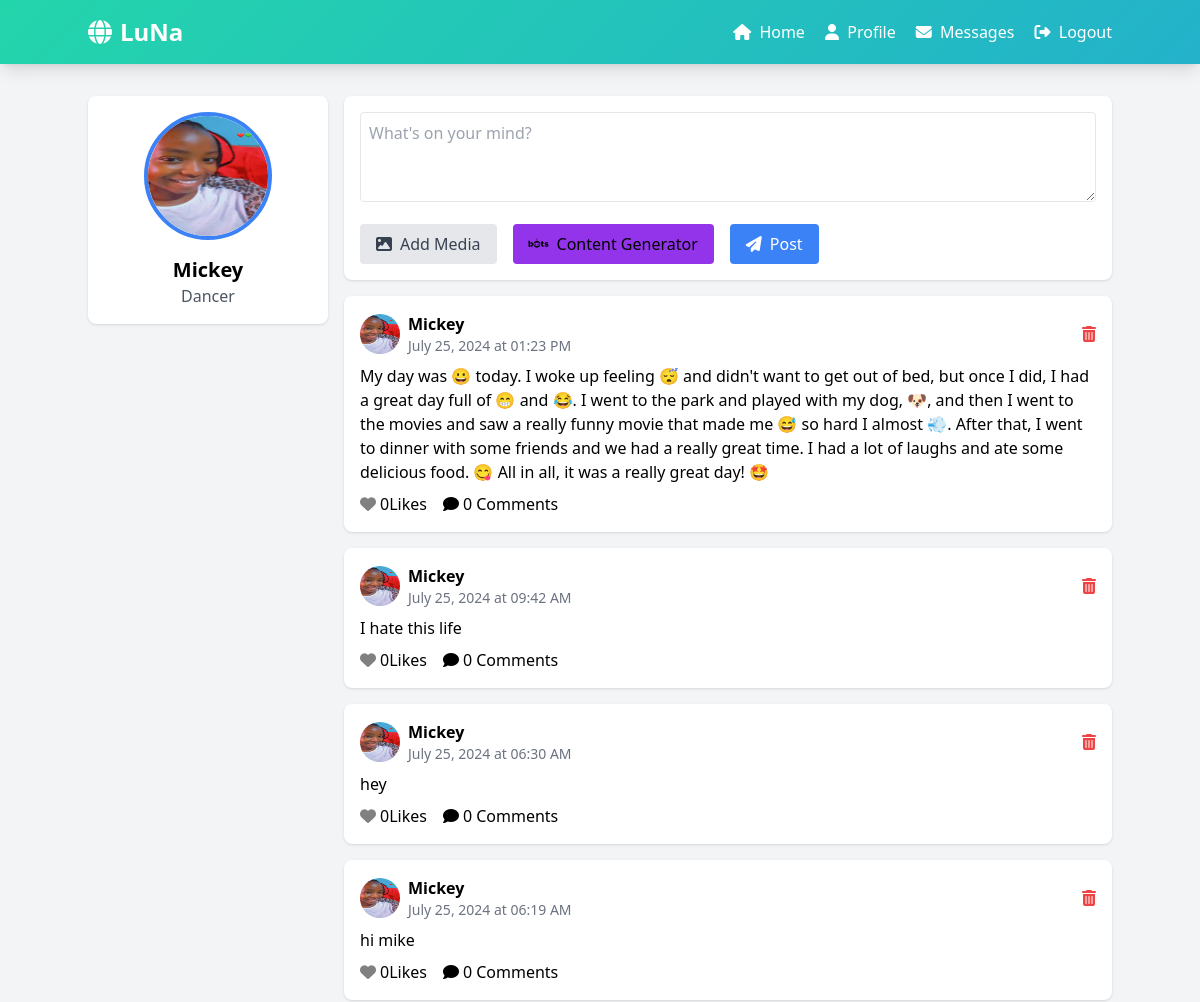
Page / (signed in, upper part) on the earlier database version.
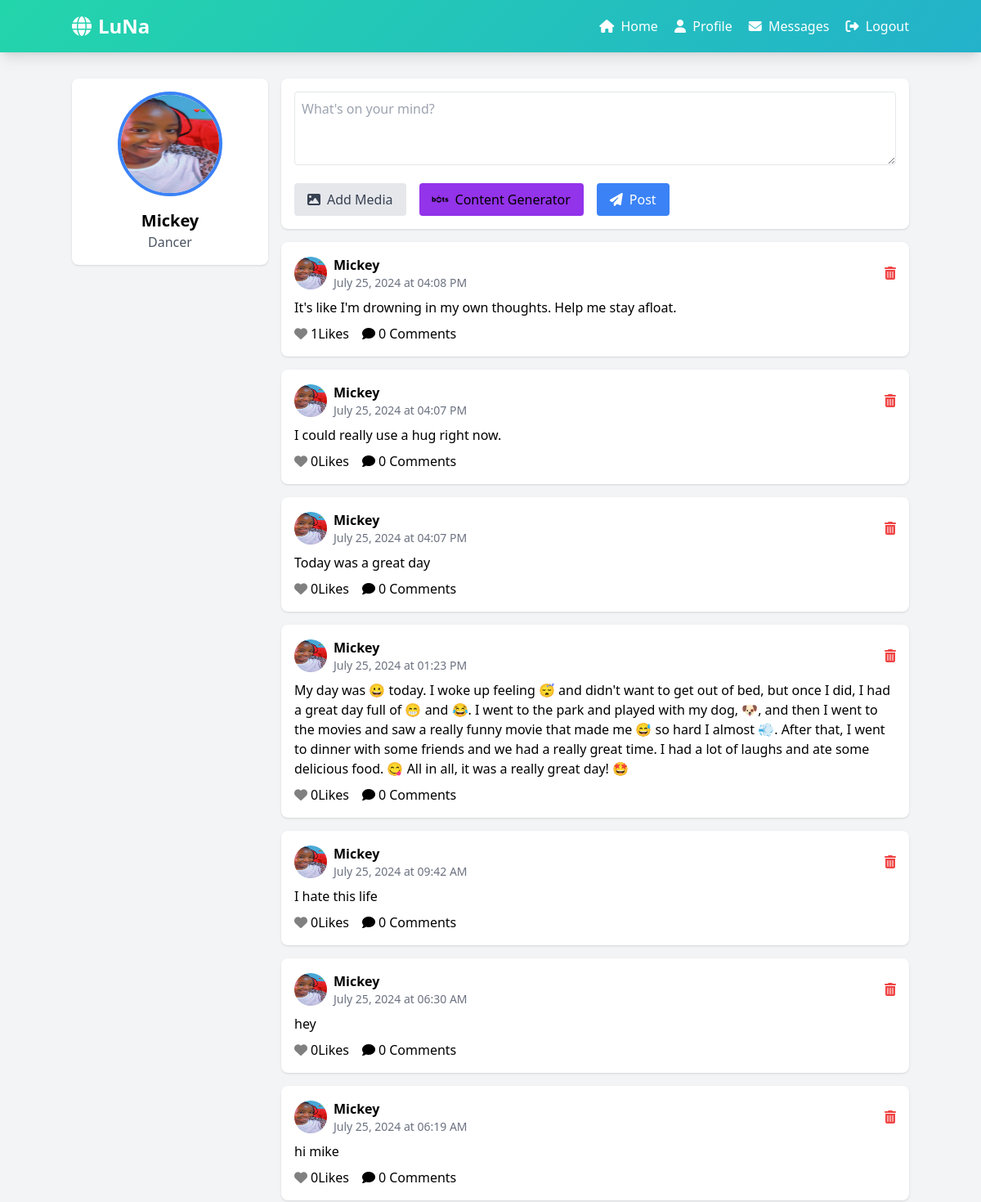
Same page on the later database version.
### models.py (models this page shows, shortened)
class User(UserMixin, db.Model):
    id = db.Column(db.Integer, primary_key=True)
    username = db.Column(db.String(80), unique=True, nullable=False, index=True)
    email = db.Column(db.String(120), unique=True, nullable=False, index=True)
    password_hash = db.Column(db.String(128), nullable=False)
    profile_picture = db.Column(db.String(120), default='default.jpg')
    bio = db.Column(db.Text)
    date_joined = db.Column(db.DateTime, default=lambda: datetime.now(EAT))
    posts = db.relationship('Post', backref='author', lazy='dynamic', cascade="all, delete-orphan")
    comments = db.relationship('Comment', backref='author', lazy='dynamic', cascade="all, delete-orphan")
    following = db.relationship('Follow',
                                foreign_keys='Follow.follower_id',
                                backref='follower',
                                lazy='dynamic',
                                cascade="all, delete-orphan")
    followers = db.relationship('Follow',
                                foreign_keys='Follow.followed_id',
                                backref='followed',
                                lazy='dynamic',
                                cascade="all, delete-orphan")

class Post(db.Model):
    id = db.Column(db.Integer, primary_key=True)
    content = db.Column(db.Text, nullable=False)
    timestamp = db.Column(db.DateTime, default=lambda: datetime.now(EAT))
    user_id = db.Column(db.Integer, db.ForeignKey('user.id'), nullable=False, index=True)
    media_url = db.Column(db.String(120))
    likes = db.relationship('Like', backref='post', lazy='dynamic', cascade="all, delete-orphan")
    comments = db.relationship('Comment', backref='post', lazy='dynamic', cascade="all, delete-orphan")

### app.py (the view)
@app.route('/')
@login_required
def index():
    followed_users = [follow.followed_id for follow in current_user.following]
    posts = Post.query.filter(Post.user_id.in_(followed_users + [current_user.id])).order_by(Post.timestamp.desc()).all()
    return render_template('index.html', posts=posts)

### app.py (called while the page is built)
@login_manager.user_loader
def load_user(user_id):
    return User.query.get(int(user_id))

### templates/index.html (shortened to what this page needs)
<!DOCTYPE html>
<html lang="en">
<head>
    <script src="https://cdn.tailwindcss.com"></script>
    <link rel="stylesheet" href="https://cdnjs.cloudflare.com/ajax/libs/font-awesome/6.4.0/css/all.min.css">
</head>
<body class="bg-gray-100">
    <nav class="gradient-bg p-4 shadow-lg">
        <div class="container mx-auto flex justify-between items-center">
            <a href="/" class="text-white text-2xl font-bold flex items-center">
                <i class="fas fa-globe mr-2"></i>
                LuNa
            </a>
            <div>
                <a href="/" class="text-white mr-4 hover:text-gray-200 transition duration-300"><i class="fas fa-home mr-1"></i> Home</a>
                <a href="/profile/{{ current_user.username }}" class="text-white mr-4 hover:text-gray-200 transition duration-300"><i class="fas fa-user mr-1"></i> Profile</a>
                <a href="/messages" class="text-white mr-4 hover:text-gray-200 transition duration-300"><i class="fas fa-envelope mr-1"></i> Messages</a>
                <a href="/logout" class="text-white hover:text-gray-200 transition duration-300"><i class="fas fa-sign-out-alt mr-1"></i> Logout</a>
            </div>
        </div>
    </nav>
    <div class="container mx-auto mt-8 flex flex-col sm:flex-row">
        <div class="w-full sm:w-1/4 pr-0 sm:pr-4 mb-4 sm:mb-0">
            <div class="bg-white shadow rounded-lg p-4 mb-4 post-card">
                <img src="{{ url_for('static', filename='uploads/' + current_user.profile_picture) }}" alt="Profile Picture" class="w-32 h-32 rounded-full mx-auto mb-4 border-4 border-blue-500">
                <h2 class="text-xl font-bold text-center">{{ current_user.username }}</h2>
                <p class="text-center text-gray-600">{{ current_user.bio }}</p>
            </div>
        </div>
        <div class="w-full sm:w-3/4">
            {% if request.endpoint == 'index' %}
            <form id="create-post-form" class="bg-white shadow rounded-lg p-4 mb-4 post-card">
                <textarea id="post-content" name="content" rows="3" class="w-full p-2 border rounded" placeholder="What's on your mind?" required></textarea>
                <div class="mt-4 flex flex-col sm:flex-row sm:items-center gap-4">
                    <label for="media-upload" class="cursor-pointer bg-gray-200 hover:bg-gray-300 text-gray-700 py-2 px-4 rounded transition duration-300 flex items-center space-x-2 w-full sm:w-auto">
                        <i class="fas fa-image"></i>
                        <span>Add Media</span>
                    </label>
                    <a href="https://content-gen-kw4y.onrender.com" class="btn btn-secondary flex items-center space-x-2 py-2 px-4 rounded border-transparent bg-purple-600 hover:bg-purple-700 transition duration-300 w-full sm:w-auto">
                        <i class="fa-brands fa-bots"></i>
                        <span>Content Generator</span>
                    </a>
                    <button type="submit" class="bg-blue-500 text-white py-2 px-4 rounded hover:bg-blue-600 transition duration-300 flex items-center space-x-2 w-full sm:w-auto">
                        <i class="fas fa-paper-plane"></i>
                        <span>Post</span>
                    </button>
                </div>
            </form>
            {% endif %}
            {% for post in posts %}
                <div id="post-{{ post.id }}" class="bg-white shadow rounded-lg p-4 mb-4 post-card">
                    <div class="flex items-center mb-2 justify-between">
                        <div class="flex items-center">
                            <img src="{{ url_for('static', filename='uploads/' + post.author.profile_picture) }}" alt="Profile Picture" class="w-10 h-10 rounded-full mr-2">
                            <div>
                                <a href="{{ url_for('profile', username=post.author.username) }}" class="font-bold hover:underline">{{ post.author.username }}</a>
                                <p class="text-gray-500 text-sm">{{ post.timestamp.strftime('%B %d, %Y at %I:%M %p') }}</p>
                            </div>
                        </div>
                        {% if post.author == current_user %}
                            <button onclick="deletePost('{{ post.id }}')" class="text-red-500 hover:text-red-700 transition duration-300">
                                <i class="fas fa-trash-alt"></i>
                            </button>
                        {% endif %}
                    </div>
                    <p class="mb-2">{{ post.content }}</p>
                    <div class="flex items-center">
                        <button class="like-button mr-4 flex items-center {% if current_user in post.likes %}liked{% endif %}" data-post-id="{{ post.id }}">
                            <i class="fas fa-heart mr-1"></i>
                            <span class="like-count">{{ post.likes.count() }}</span> Likes
                        </button>
                        <button class="comment-button flex items-center" onclick="toggleComments('{{ post.id }}')">
                            <i class="fas fa-comment mr-1"></i>
                            <span>{{ post.comments.count() }} Comments</span>
                        </button>
                    </div>
                </div>
            {% endfor %}
        </div>
    </div>
</body>
</html>

### templates/index.html (style rules this page uses)
.gradient-bg { background: linear-gradient(-45deg, #ee7752, #e73c7e, #23a6d5, #23d5ab); background-size: 400% 400%; animation: gradientBG 15s ease infinite; }
.like-button i { transition: color 0.3s ease, transform 0.3s ease; color: gray; }
.post-card { transition: transform 0.3s ease, box-shadow 0.3s ease; }

Differences in the rows shown:
added Post: profile_picture (picture), author.username "Mickey", timestamp "July 25, 2024 at 04:08 PM", content "It's like I'm drowning in my own thoughts. Help me stay afloat.", likes.count "1", comments.count "0"
added Post: profile_picture (picture), author.username "Mickey", timestamp "July 25, 2024 at 04:07 PM", content "I could really use a hug right now.", likes.count "0", comments.count "0"
added Post: profile_picture (picture), author.username "Mickey", timestamp "July 25, 2024 at 04:07 PM", content "Today was a great day", likes.count "0", comments.count "0"
